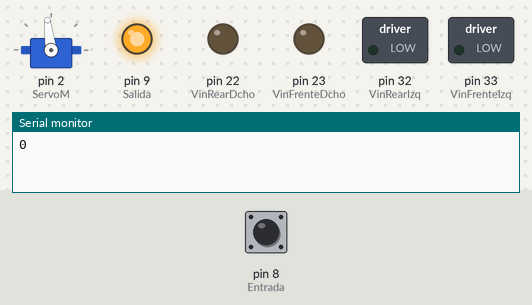
Bench run of a sketch on a simulated Arduino Mega 2560, built with avr-gcc and run on an emulated ATmega2560. On the bench: servo, switched loads named in the sketch (green lamp = pin HIGH), output pins drawn as LEDs (lit = HIGH), the last lines printed to the serial monitor. The inputs (shaded band) are chosen by the test bench; at power-on: pin 8 (Entrada) LOW. Pins used as bus, display or sensor lines are not drawn.

Above: at 2.5 s.
2.6 s: pin 8 (Entrada) pulsed HIGH 5 times (0.12 s each, 0.3 s apart)
At 2.83 s:
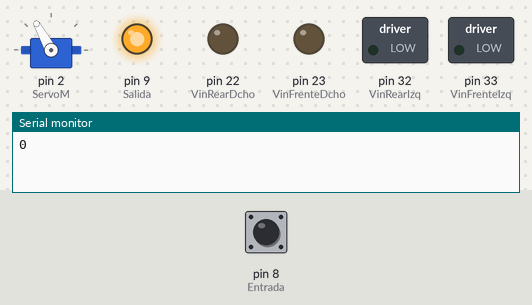
At 5.5 s:
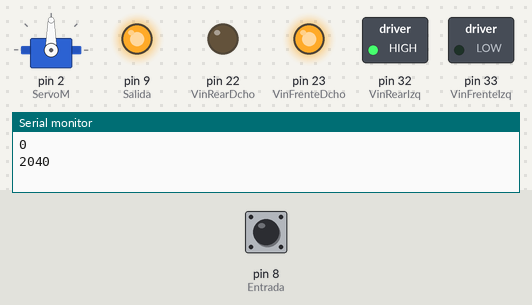
5.6 s: pin 8 (Entrada) pulsed HIGH 5 times (0.12 s each, 0.3 s apart)
At 16.0 s:
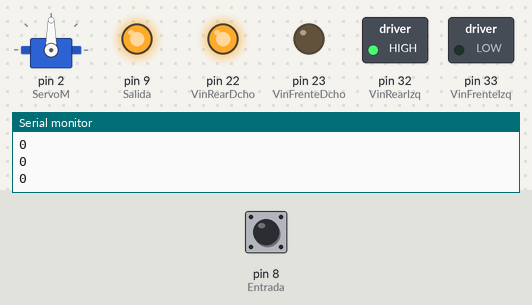
Timing chart, 0 to 17.5 s (numbered marks = the images above; inputs shaded):
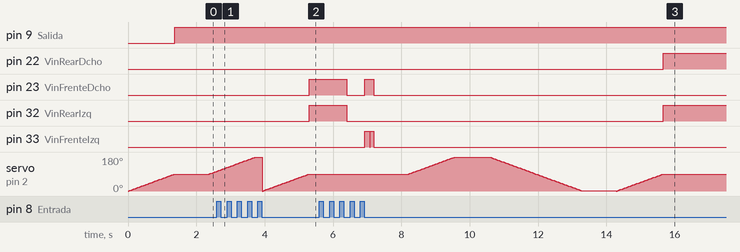

Measured:
- after the input at 2.6 s, pin 23 (VinFrenteDcho), pin 32 (VinRearIzq): LOW → HIGH after 2.7 s
- after the input at 5.6 s, pin 33 (VinFrenteIzq): alternates HIGH for 0.12 s and LOW for 0.03 s, 4 changes in all, then stays LOW, starting after 1.3 s

The sketch:

avoid_obstacles_tank.ino
```cpp
#include <Servo.h>

Servo servomotor;  // crea un objeto tipo servo para controlar el servomotor

const int VinFrenteDcho = 23;
const int GndFrenteDcho = 25;
const int VinRearDcho = 22;
const int GndRearDcho = 24;

const int VinFrenteIzq = 33;
const int GndFrenteIzq = 35;
const int VinRearIzq = 32;
const int GndRearIzq = 34;

const int ServoM = 2;

const int Salida = 9;
const int Entrada = 8;

int pos;
long dist;
long tiempo;

void leerdist()
{
  digitalWrite(Salida,LOW);
  delayMicroseconds(5);
  digitalWrite(Salida, HIGH);
  delayMicroseconds(10);
  tiempo=pulseIn(Entrada, HIGH);
  dist= int(0.017*tiempo);
  Serial.println(dist);
}

 void initservofrente()
 {

   for(pos = 0; pos < 91; pos += 1){

     servomotor.write(pos);

    delay(15);
  }

 }

 void moveservoizq()
 {

   for(pos = pos; pos < 180; pos += 1){

     servomotor.write(pos);

     delay(15);
   }

 }

 void moveservodcha()
 {
   for(pos = pos; pos > 0; pos -= 1){

     servomotor.write(pos);

     delay(15);
   }
 }

 //AVANZAR AL FRENTE

 void avanzarfrente()
 {

    digitalWrite(VinFrenteDcho, HIGH);
    digitalWrite(GndFrenteDcho, HIGH);

    digitalWrite(VinFrenteIzq, HIGH);
    digitalWrite(GndFrenteIzq, HIGH);

    delay(140);

    digitalWrite(VinFrenteIzq, LOW);
    digitalWrite(GndFrenteIzq, LOW);

    delay(25);

    digitalWrite(VinFrenteIzq, HIGH);
    digitalWrite(GndFrenteIzq, HIGH);
 }

 //GIRAR A LA IZQUIERDA

 void girarizq()
 {
    //oruga izquierda hacia atras:

    digitalWrite(VinRearIzq, HIGH);
    digitalWrite(GndRearIzq, HIGH);

    //oruga dcha hacia delante:
    digitalWrite(VinFrenteDcho, HIGH);
    digitalWrite(GndFrenteDcho, HIGH);

    delay(1100);
 }

 //GIRAR A LA DERECHA

 void girardcha()
 {
   //oruga derecha hacia atras:

   digitalWrite(VinRearDcho, HIGH);
   digitalWrite(GndRearDcho, HIGH);

   //oruga izquierda hacia delante

   digitalWrite(VinFrenteIzq, HIGH);
   digitalWrite(GndFrenteIzq, HIGH);

   delay(1100);
 }

 //AVANZAR HACIA ATRAS

 void avanzaratras()
 {
   //Los dos motores hacia atras:

   digitalWrite(GndRearDcho, HIGH);
   digitalWrite(VinRearDcho, HIGH);

   digitalWrite(GndRearIzq, HIGH);
   digitalWrite(VinRearIzq, HIGH);
   delay(2200);

   //giro de escape del callejon:

   stopmotors();
   delay(1000);

   //oruga izquierda hacia atras:

    digitalWrite(VinRearIzq, HIGH);
    digitalWrite(GndRearIzq, HIGH);

    //oruga dcha hacia delante:
    digitalWrite(VinFrenteDcho, HIGH);
    digitalWrite(GndFrenteDcho, HIGH);

    delay(2000);
 }

 void stopmotors()
 {
   digitalWrite(VinFrenteDcho, LOW);
   digitalWrite(GndFrenteDcho, LOW);

   digitalWrite(VinFrenteIzq, LOW);
   digitalWrite(GndFrenteIzq, LOW);

   digitalWrite(GndRearDcho, LOW);
   digitalWrite(VinRearDcho, LOW);

   digitalWrite(GndRearIzq, LOW);
   digitalWrite(VinRearIzq, LOW);

 }

void setup(){

 pinMode(VinFrenteDcho, OUTPUT);
 pinMode(GndFrenteDcho, OUTPUT);
 pinMode(VinRearDcho, OUTPUT);
 pinMode(GndRearDcho, OUTPUT);

 pinMode(VinFrenteIzq, OUTPUT);
 pinMode(GndFrenteIzq, OUTPUT);
 pinMode(VinRearIzq, OUTPUT);
 pinMode(GndRearIzq, OUTPUT);

  pinMode(Salida, OUTPUT);
  pinMode(Entrada, INPUT);

 servomotor.attach(ServoM);

 Serial.begin(9600);


 initservofrente();   //Colocar el servo mirando hacia el frente

}

void loop(){

  leerdist();

  delay(10);

  while(dist > 20){

   avanzarfrente();
   delay(100);
   stopmotors();
   delay(10);
   leerdist();
   delay(10);

  }
  //Estoy en el caso de que he detectado un obstaculo delante:

  stopmotors();

  //Leer a la izquierda
  moveservoizq();
  leerdist();
  delay(10);
  if(dist > 25){
    initservofrente();
    girarizq();
  }else{

    moveservodcha();
    leerdist();
    delay(10);

    if(dist > 25){
       initservofrente();
       girardcha();
    }else{
       initservofrente();
       avanzaratras();

    }
  }
   stopmotors();
   delay(300);
}
```
